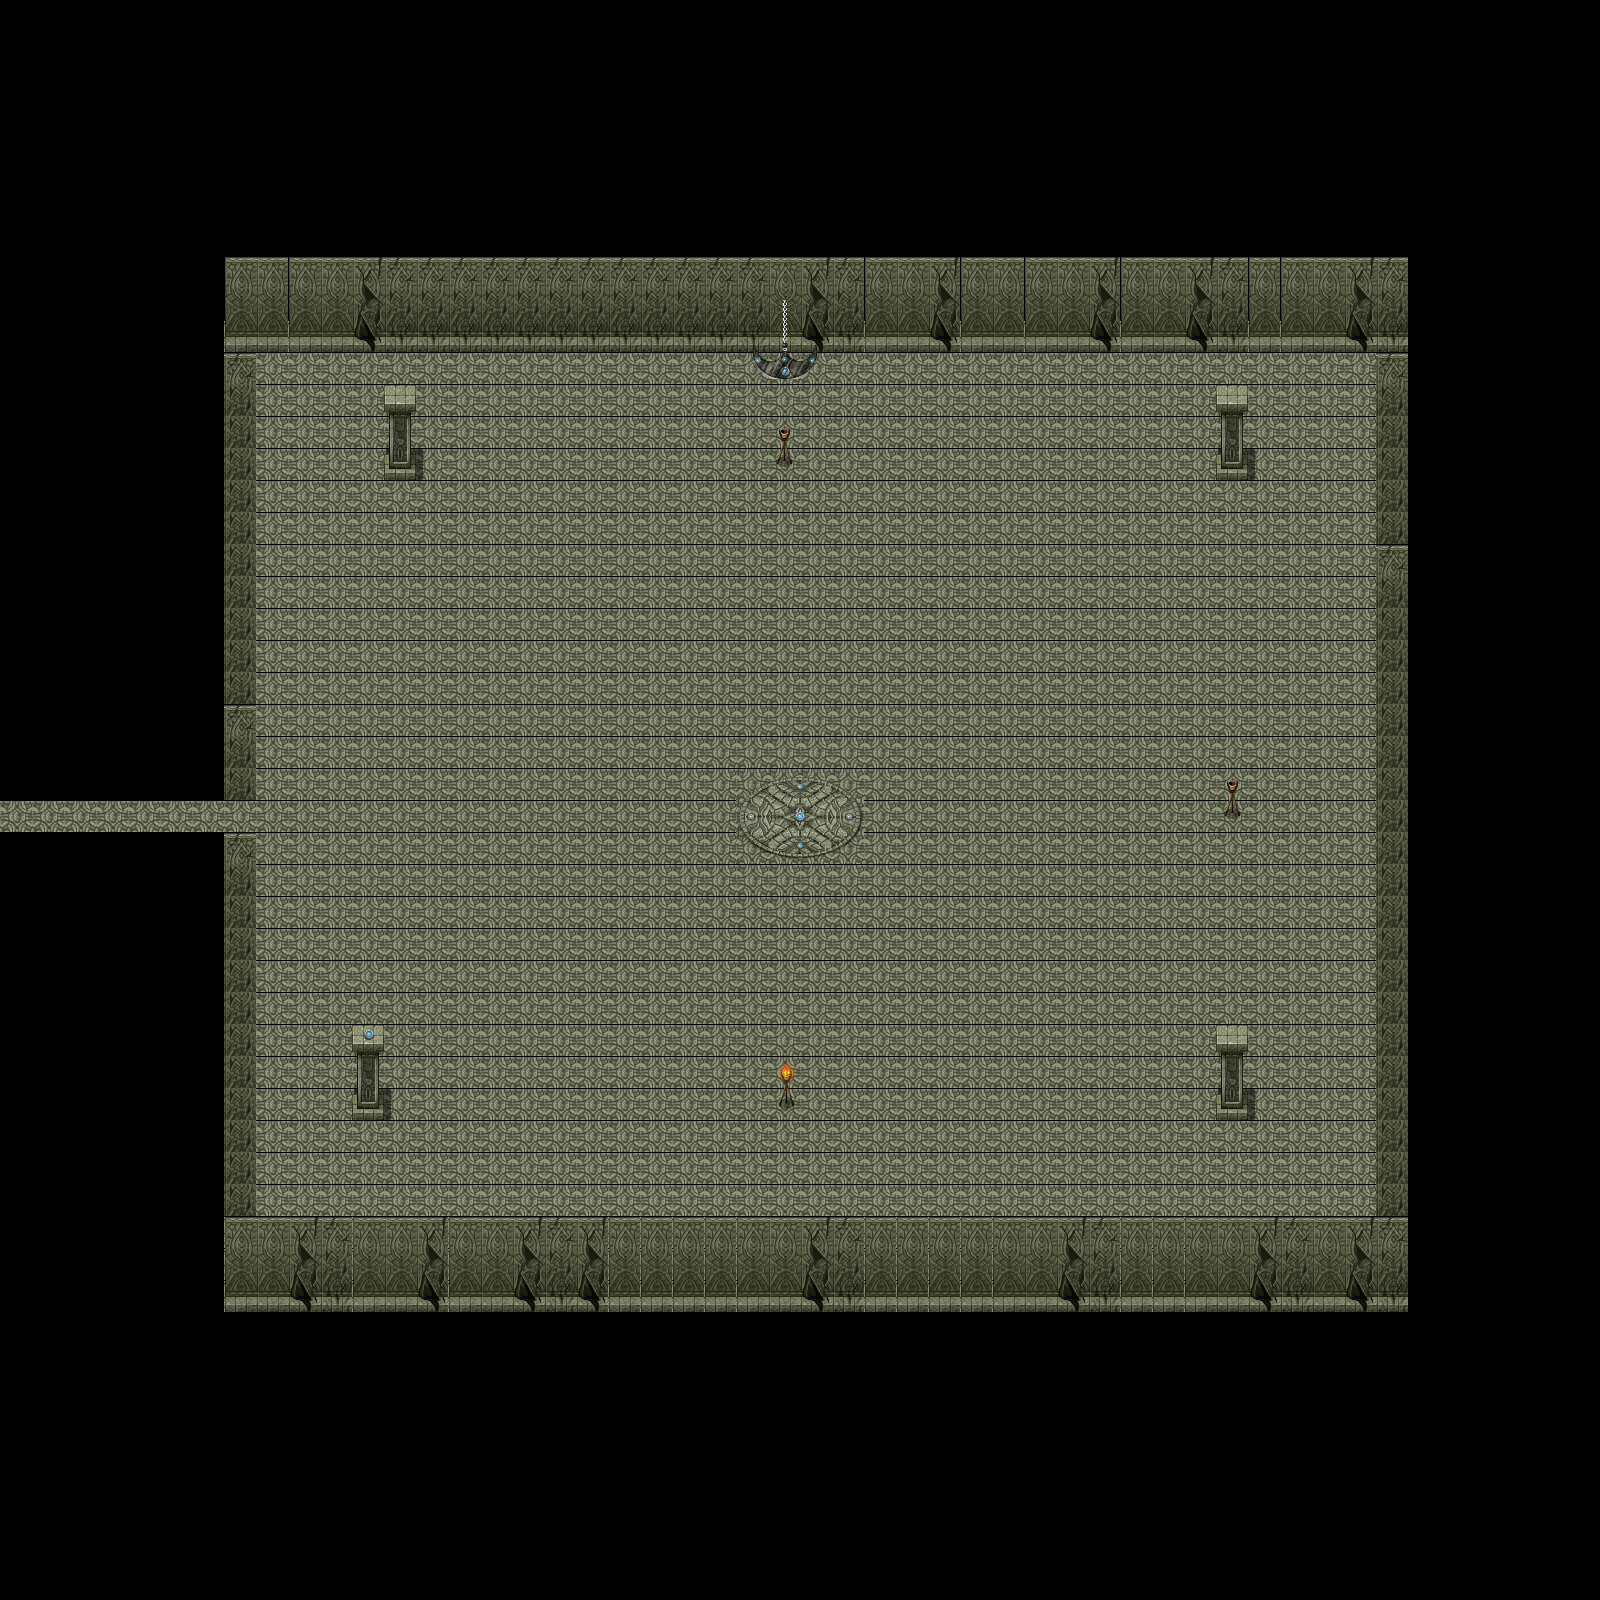

Tiled map render using the project's own tile images. Description and the map definition, with tile-layer contents summarised, below:
An orthogonal 50x50 tile map with 32x32 px tiles, 5 tile layers (solid, floor, trigger, decor, ...), 4 tilesets.

<map version="1.0" orientation="orthogonal" renderorder="right-down" width="50" height="50" tilewidth="32" tileheight="32" nextobjectid="1">
 <tileset firstgid="1" name="solid" tilewidth="32" tileheight="32" tilecount="100" columns="10">
  <image source="solid.png" width="320" height="320" />
 </tileset>
 <tileset firstgid="101" name="celianna_templetiles31" tilewidth="32" tileheight="32" tilecount="774" columns="18">
  <image source="celianna_templetiles31.png" width="600" height="1394" />
 </tileset>
 <tileset firstgid="875" name="celianna_prison_torture" tilewidth="32" tileheight="32" tilecount="288" columns="18">
  <image source="celianna_prison_torture.png" width="588" height="531" />
 </tileset>
 <tileset firstgid="1163" name="DungeonCrawl_ProjectUtumnoTileset" tilewidth="32" tileheight="32" tilecount="3072" columns="64">
  <image source="DungeonCrawl_ProjectUtumnoTileset.png" width="2048" height="1536" />
 </tileset>
 <layer name="solid" width="50" height="50">
  <data>[2500 cells, 0 non-empty, 0 distinct tile ids]</data>
 </layer>
 <layer name="floor" width="50" height="50">
  <data>[2500 cells, 2500 non-empty, 2 distinct tile ids]</data>
 </layer>
 <layer name="trigger" width="50" height="50">
  <data>[2500 cells, 0 non-empty, 0 distinct tile ids]</data>
 </layer>
 <layer name="decor" width="50" height="50">
  <data>[2500 cells, 317 non-empty, 34 distinct tile ids]</data>
 </layer>
 <layer name="decor2" width="50" height="50">
  <data>[2500 cells, 10 non-empty, 10 distinct tile ids]</data>
 </layer>
</map>
